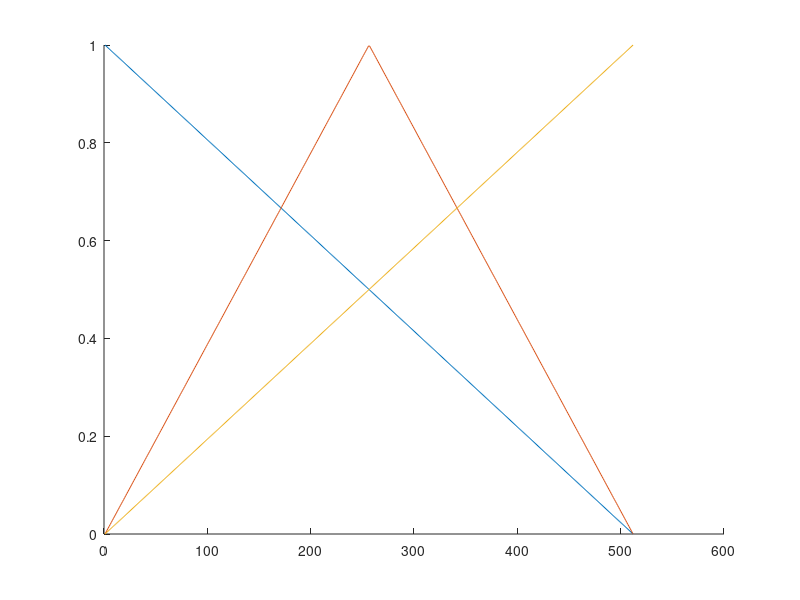

Write the MATLAB code that produced this figure.
% Cleaning.
clc;
clearvars;
close all;

% Image size.
N = 512;

% Create profiles.
prof(1,:) = fliplr(0:1/(N-1):1);
prof(2,1:N/2) = 0:2/(N-1):1;
prof(2,N/2+1:N) = fliplr(0:2/(N-1):1);
prof(3,:) = 0:1/(N-1):1;

% Plot profiles.
hold on;
plot(prof(1,:));
plot(prof(2,:));
plot(prof(3,:));
hold off;